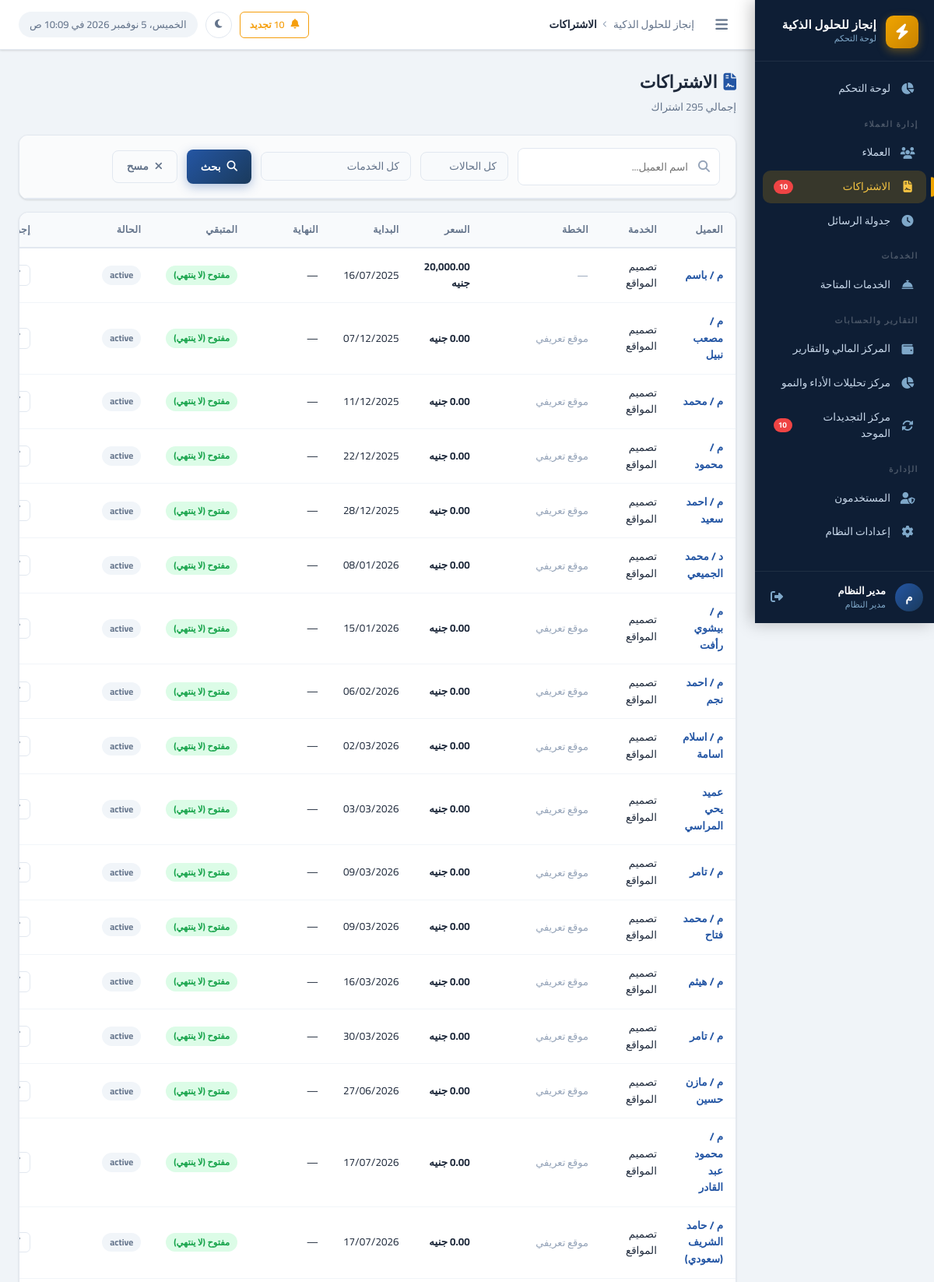
The app's page /subscriptions/index.php (signed in, upper part) with its own data.
### tables this page shows
CREATE TABLE `client_subscriptions` (
  `id` int UNSIGNED NOT NULL,
  `client_id` int UNSIGNED NOT NULL,
  `service_id` int UNSIGNED NOT NULL,
  `plan_name` varchar(200) DEFAULT NULL COMMENT 'اسم الخطة (مثل: أساسية، بريميوم)',
  `currency` varchar(10) NOT NULL DEFAULT 'EGP',
  `original_price` decimal(12,2) DEFAULT NULL,
  `price` decimal(10,2) NOT NULL DEFAULT '0.00' COMMENT 'سعر الاشتراك الفعلي',
  `start_date` date DEFAULT NULL,
  `end_date` date DEFAULT NULL,
  `status` enum('active','expired','cancelled','pending') NOT NULL DEFAULT 'active',
  `notes` text,
  `created_by` int UNSIGNED DEFAULT NULL,
  `created_at` datetime NOT NULL DEFAULT CURRENT_TIMESTAMP,
  `updated_at` datetime NOT NULL DEFAULT CURRENT_TIMESTAMP ON UPDATE CURRENT_TIMESTAMP
);

CREATE TABLE `clients` (
  `id` int UNSIGNED NOT NULL,
  `name` varchar(200) NOT NULL COMMENT 'اسم العميل',
  `company_name` varchar(200) DEFAULT NULL COMMENT 'اسم الشركة',
  `mobile` varchar(20) NOT NULL COMMENT 'رقم الموبايل',
  `mobile_2` varchar(20) DEFAULT NULL COMMENT 'رقم موبايل إضافي',
  `activity` varchar(200) DEFAULT NULL COMMENT 'النشاط التجاري',
  `country` varchar(10) NOT NULL DEFAULT 'EG',
  `domain` varchar(255) DEFAULT NULL,
  `domain_provider` varchar(100) DEFAULT NULL,
  `username_note` varchar(200) DEFAULT NULL COMMENT 'اسم المستخدم (للإشارة)',
  `server_panel` varchar(100) NOT NULL DEFAULT 'cp.enjaz.cloud',
  `email` varchar(200) DEFAULT NULL,
  `address` text,
  `notes` text,
  `status` tinyint(1) NOT NULL DEFAULT '1' COMMENT '1=نشط, 0=موقوف',
  `created_by` int UNSIGNED DEFAULT NULL,
  `created_at` datetime NOT NULL DEFAULT CURRENT_TIMESTAMP,
  `updated_at` datetime NOT NULL DEFAULT CURRENT_TIMESTAMP ON UPDATE CURRENT_TIMESTAMP
);

CREATE TABLE `services` (
  `id` int UNSIGNED NOT NULL,
  `name` varchar(200) NOT NULL COMMENT 'اسم الخدمة',
  `description` text,
  `default_price` decimal(10,2) NOT NULL DEFAULT '0.00',
  `duration_months` int NOT NULL DEFAULT '12' COMMENT 'مدة الاشتراك الافتراضية بالأشهر',
  `status` tinyint(1) NOT NULL DEFAULT '1',
  `created_by` int UNSIGNED DEFAULT NULL,
  `created_at` datetime NOT NULL DEFAULT CURRENT_TIMESTAMP,
  `sort_order` int NOT NULL DEFAULT '0'
);

### config/app.php (called while the page is built, shortened)
<?php
require_once INCLUDES_PATH . '/functions.php';
require_once INCLUDES_PATH . '/auth.php';
function getSettings(): array {
    static $settings = null;
    if ($settings === null) {
        try {
            $db  = getDB();
            $stmt = $db->query("SELECT `key`, `value` FROM `settings`");
            $settings = [];
            while ($row = $stmt->fetch()) {
                $settings[$row['key']] = $row['value'];
            }
        } catch (Exception $e) {
            $settings = [];
        }
    }
    return $settings;
}
function getSetting(string $key, string $default = ''): string {
    $settings = getSettings();
    return $settings[$key] ?? $default;
}

### includes/auth.php (called while the page is built, shortened)
<?php
function hasPermission(string $permission): bool {
    if (($_SESSION['user_role'] ?? '') === 'admin') return true;
    $permissions = $_SESSION['user_permissions'] ?? [];
    return in_array($permission, $permissions, true);
}

### subscriptions/index.php (the view, shortened to what this page needs)
<?php
require_once dirname(__DIR__) . '/config/app.php';
$db      = getDB();
$search  = clean($_GET['search'] ?? '');
$where  = ['1=1'];
$params = [];
$whereStr = implode(' AND ', $where);
$subs = $db->prepare("
    SELECT cs.*, c.name as client_name, c.mobile, s.name as service_name,
           DATEDIFF(cs.end_date, CURDATE()) as days_left
    FROM client_subscriptions cs
    JOIN clients c ON c.id=cs.client_id
    JOIN services s ON s.id=cs.service_id
    WHERE $whereStr
    ORDER BY cs.end_date ASC
");
$subs->execute($params);
$subs = $subs->fetchAll();
    ?>
    <?php
require_once INCLUDES_PATH . '/header.php';
?>
<div class="page-header">
  <div class="page-header-text">
    <h1 class="page-title"><i class="fas fa-file-contract" style="color:var(--primary-light);margin-left:8px;"></i>الاشتراكات</h1>
    <p class="page-subtitle">إجمالي <?= count($subs) ?> اشتراك</p>
  </div>
</div>
<div class="card" style="margin-bottom:16px;">
  <div class="filters-bar">
    <form method="GET" style="display:flex;gap:12px;align-items:center;flex-wrap:wrap;width:100%;" id="searchForm">
      <div class="search-box">
        <input type="text" name="search" class="form-control" placeholder="اسم العميل..." value="<?= e($search) ?>" autocomplete="off">
      </div>
      <select name="status" class="form-control" style="width:auto;">
        <option value="">كل الحالات</option>
      </select>
      <select name="service" class="form-control" style="width:auto;">
        <option value="">كل الخدمات</option>
      </select>
      <button type="submit" class="btn btn-primary"><i class="fas fa-search"></i> بحث</button>
      <a href="index.php" class="btn btn-outline" id="clearSearchBtn"><i class="fas fa-times"></i> مسح</a>
    </form>
  </div>
</div>
<div class="card">
  <div class="table-wrapper">
    <table class="data-table">
      <thead>
        <tr><th>العميل</th><th>الخدمة</th><th>الخطة</th><th>السعر</th><th>البداية</th><th>النهاية</th><th>المتبقي</th><th>الحالة</th><th>إجراء</th></tr>
      </thead>
      <tbody>
        <?php if (empty($subs)): ?>
        <tr><td colspan="9"><div class="empty-state"><div class="empty-icon"><i class="fas fa-file-slash"></i></div><p class="empty-title">لا توجد اشتراكات</p></div></td></tr>
        <?php else: ?>
        <?php foreach ($subs as $sub): ?>
        <tr>
          <td>
            <a href="../clients/view.php?id=<?= $sub['client_id'] ?>" style="font-weight:700;">
              <?= e($sub['client_name']) ?>
            </a>
          </td>
          <td><?= e($sub['service_name']) ?></td>
          <td class="text-muted"><?= e($sub['plan_name'] ?: '—') ?></td>
          <td class="fw-bold"><?= formatMoney($sub['price']) ?></td>
          <td><?= formatDate($sub['start_date']) ?></td>
          <td><?= formatDate($sub['end_date']) ?></td>
          <td>
            <?php
            $d = $sub['days_left'];
            if ($d === null): ?><span class="badge badge-success">مفتوح (لا ينتهي)</span>
            <?php elseif ($d < 0): ?><span class="badge badge-danger">انتهى</span>
            <?php elseif ($d <= 7): ?><span class="badge badge-danger"><?= $d ?> يوم</span>
            <?php elseif ($d <= 30): ?><span class="badge badge-warning"><?= $d ?> يوم</span>
            <?php else: ?><span class="badge badge-success"><?= $d ?> يوم</span>
            <?php endif; ?>
          </td>
          <td><?= subscriptionStatusBadge($sub['status'], $sub['end_date']) ?></td>
          <td>
            <div class="table-actions">
              <?php if (hasPermission('edit_subscriptions')): ?>
              <a href="edit.php?id=<?= $sub['id'] ?>" class="btn btn-sm btn-outline"><i class="fas fa-edit"></i></a>
              <?php endif; ?>
            </div>
          </td>
        </tr>
        <?php endforeach; ?>
        <?php endif; ?>
      </tbody>
    </table>
  </div>
</div>
<?php require_once INCLUDES_PATH . '/footer.php'; ?>

### includes/functions.php (shortened to what this page needs)
<?php
function formatMoney(float $amount, string $currency = null): string {
    if ($currency === null) {
        $currency = getSetting('currency', 'جنيه');
    }
    return number_format($amount, 2) . ' ' . $currency;
}
function formatDate(?string $date, string $format = 'd/m/Y'): string {
    if (empty($date) || $date === '0000-00-00') return '—';
    return date('d/m/Y', strtotime($date));
}
function daysDiff(string $date1, string $date2 = 'today'): int {
    $d1 = new DateTime($date1);
    $d2 = new DateTime($date2);
    return (int)$d1->diff($d2)->days * ($d1 < $d2 ? -1 : 1);
}
function subscriptionStatusBadge(string $status, ?string $endDate = ''): string {
    $warningDays = (int)getSetting('renewal_warning_days', '60');
    if ($status === 'active' && !empty($endDate)) {
        $daysLeft = daysDiff($endDate, 'today');
        if ($daysLeft >= 0 && $daysLeft <= $warningDays) {
            return '<span class="badge badge-warning">ينتهي قريباً (' . $daysLeft . ' يوم)</span>';
        }
    }
    $map = [
        'active'    => '<span class="badge badge-success">نشط</span>',
        'expired'   => '<span class="badge badge-danger">منتهي</span>',
        'cancelled' => '<span class="badge badge-secondary">ملغي</span>',
        'pending'   => '<span class="badge badge-warning">معلّق</span>',
    ];
    return $map[$status] ?? '<span class="badge badge-secondary">' . e($status) . '</span>';
}
function e(mixed $value): string {
    return htmlspecialchars((string)$value, ENT_QUOTES, 'UTF-8');
}
function clean(string $input): string {
    return trim(strip_tags($input));
}

### records on screen
client_subscriptions: client.name "م / باسم", service.name "تصميم المواقع", plan_name "—", price "20,000.00 جنيه", start_date "16/07/2025", end_date "—", shows "مفتوح (لا ينتهي)", status "active"
client_subscriptions: client.name "م / مصعب نبيل", service.name "تصميم المواقع", plan_name "موقع تعريفي", price "0.00 جنيه", start_date "07/12/2025", end_date "—", shows "مفتوح (لا ينتهي)", status "active"
client_subscriptions: client.name "م / محمد", service.name "تصميم المواقع", plan_name "موقع تعريفي", price "0.00 جنيه", start_date "11/12/2025", end_date "—", shows "مفتوح (لا ينتهي)", status "active"
client_subscriptions: client.name "م / محمود", service.name "تصميم المواقع", plan_name "موقع تعريفي", price "0.00 جنيه", start_date "22/12/2025", end_date "—", shows "مفتوح (لا ينتهي)", status "active"
client_subscriptions: client.name "م / احمد سعيد", service.name "تصميم المواقع", plan_name "موقع تعريفي", price "0.00 جنيه", start_date "28/12/2025", end_date "—", shows "مفتوح (لا ينتهي)", status "active"
client_subscriptions: client.name "د / محمد الجميعي", service.name "تصميم المواقع", plan_name "موقع تعريفي", price "0.00 جنيه", start_date "08/01/2026", end_date "—", shows "مفتوح (لا ينتهي)", status "active"
client_subscriptions: client.name "م / بيشوي رأفت", service.name "تصميم المواقع", plan_name "موقع تعريفي", price "0.00 جنيه", start_date "15/01/2026", end_date "—", shows "مفتوح (لا ينتهي)", status "active"
client_subscriptions: client.name "م / احمد نجم", service.name "تصميم المواقع", plan_name "موقع تعريفي", price "0.00 جنيه", start_date "06/02/2026", end_date "—", shows "مفتوح (لا ينتهي)", status "active"
client_subscriptions: client.name "م / اسلام اسامة", service.name "تصميم المواقع", plan_name "موقع تعريفي", price "0.00 جنيه", start_date "02/03/2026", end_date "—", shows "مفتوح (لا ينتهي)", status "active"
client_subscriptions: client.name "عميد يحي المراسي", service.name "تصميم المواقع", plan_name "موقع تعريفي", price "0.00 جنيه", start_date "03/03/2026", end_date "—", shows "مفتوح (لا ينتهي)", status "active"
client_subscriptions: client.name "م / تامر", service.name "تصميم المواقع", plan_name "موقع تعريفي", price "0.00 جنيه", start_date "09/03/2026", end_date "—", shows "مفتوح (لا ينتهي)", status "active"
client_subscriptions: client.name "م / محمد فتاح", service.name "تصميم المواقع", plan_name "موقع تعريفي", price "0.00 جنيه", start_date "09/03/2026", end_date "—", shows "مفتوح (لا ينتهي)", status "active"
client_subscriptions: client.name "م / هيثم", service.name "تصميم المواقع", plan_name "موقع تعريفي", price "0.00 جنيه", start_date "16/03/2026", end_date "—", shows "مفتوح (لا ينتهي)", status "active"
client_subscriptions: client.name "م / تامر", service.name "تصميم المواقع", plan_name "موقع تعريفي", price "0.00 جنيه", start_date "30/03/2026", end_date "—", shows "مفتوح (لا ينتهي)", status "active"
client_subscriptions: client.name "م / مازن حسين", service.name "تصميم المواقع", plan_name "موقع تعريفي", price "0.00 جنيه", start_date "27/06/2026", end_date "—", shows "مفتوح (لا ينتهي)", status "active"
client_subscriptions: client.name "م / محمود عبد القادر", service.name "تصميم المواقع", plan_name "موقع تعريفي", price "0.00 جنيه", start_date "17/07/2026", end_date "—", shows "مفتوح (لا ينتهي)", status "active"
client_subscriptions: client.name "م / حامد الشريف (سعودي)", service.name "تصميم المواقع", plan_name "موقع تعريفي", price "0.00 جنيه", start_date "17/07/2026", end_date "—", shows "مفتوح (لا ينتهي)", status "active"

### other values on screen
$companyName "إنجاز للحلول الذكية"
$renewalCount "10"
$userInitial "م"
$userName "مدير النظام"
$userRole "مدير النظام"
$pageTitle "الاشتراكات"
